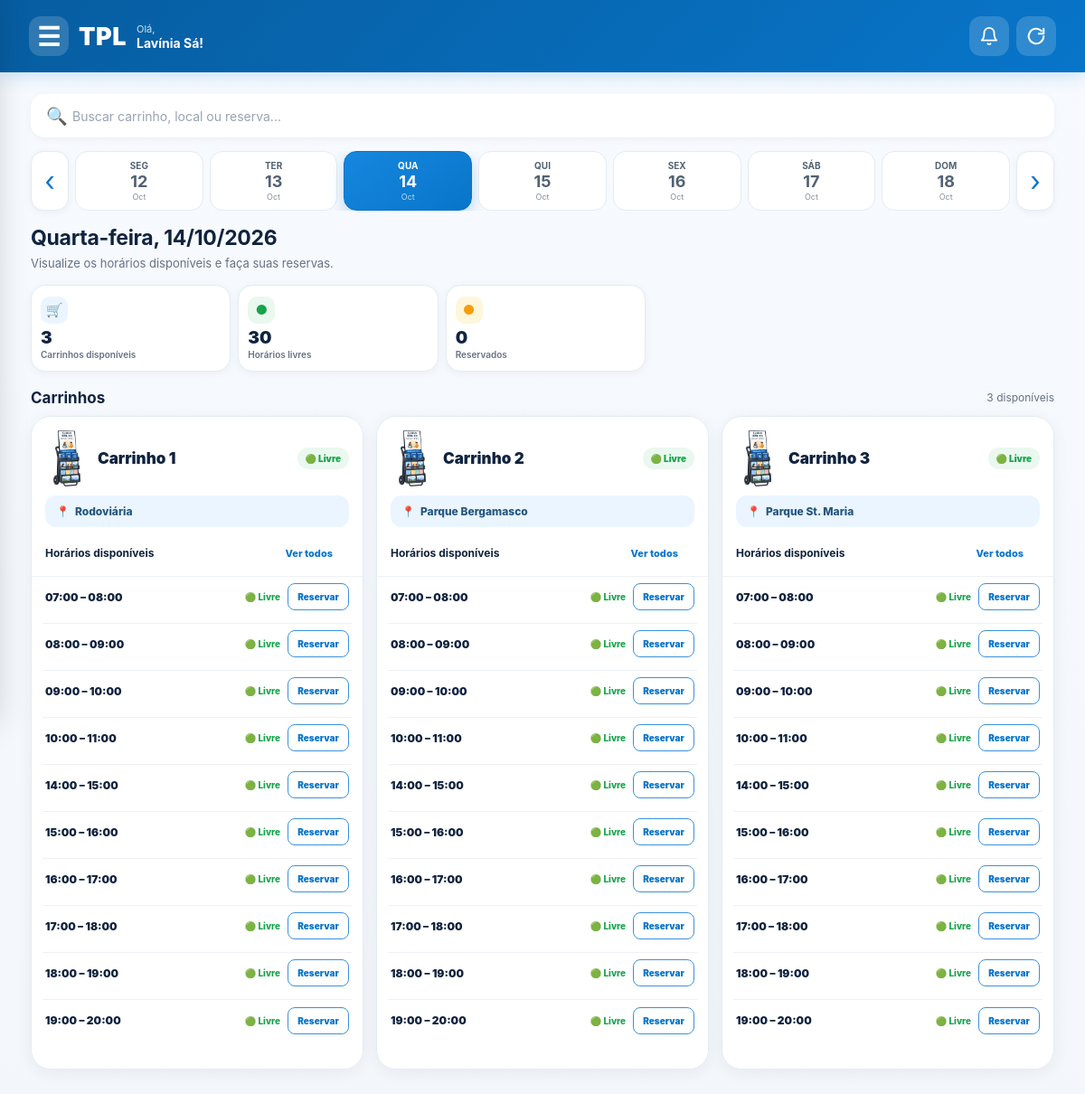
The app's page /?data=2026-10-14 (signed in), older data.
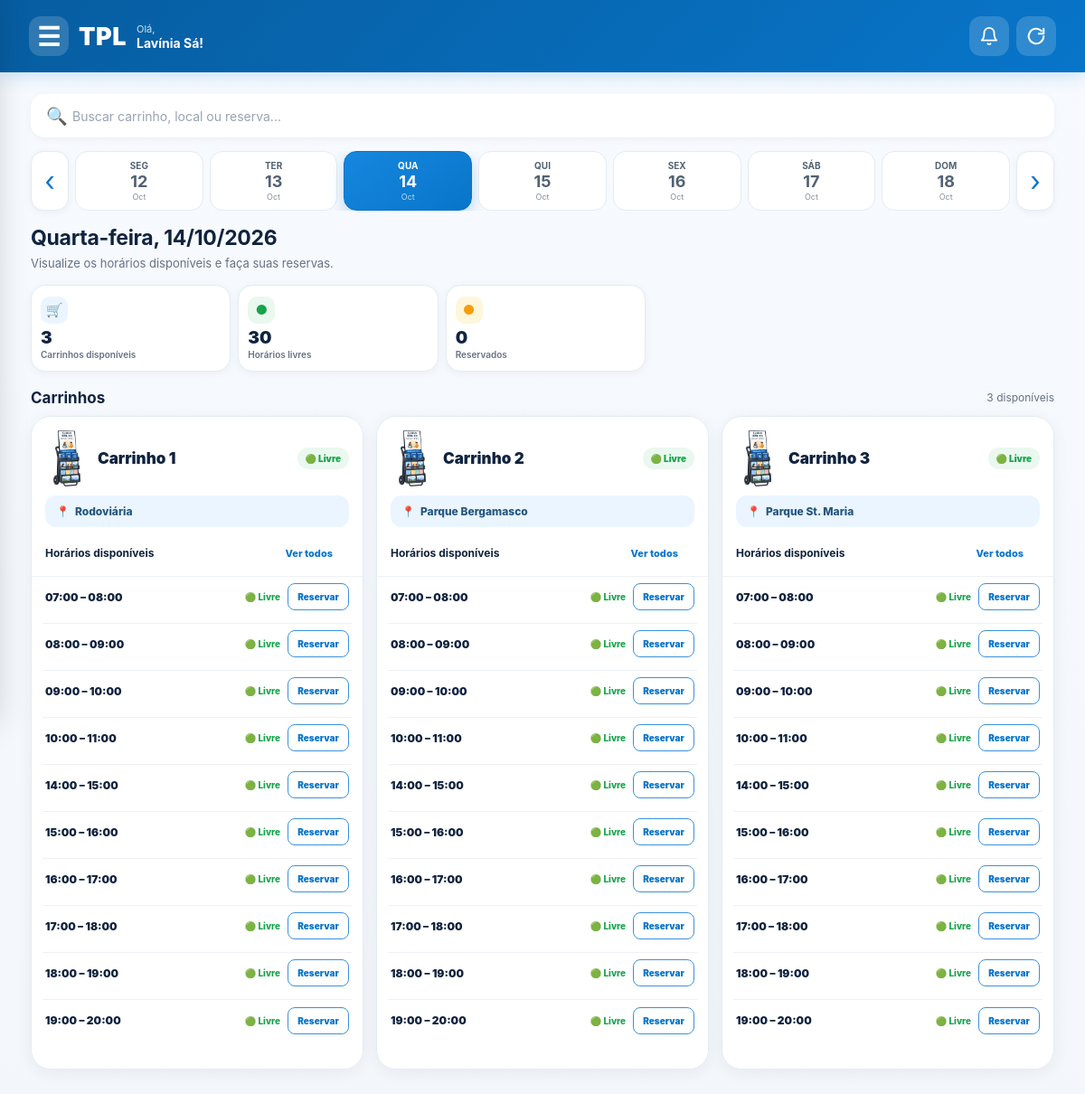
The same page, newer data.
### app/models.py (models this page shows, shortened)
class Usuario(db.Model):
    id = db.Column(
        db.Integer,
        primary_key=True
    )
    nome = db.Column(
        db.String(100),
        nullable=False
    )
    email = db.Column(
        db.String(120),
        unique=True,
        nullable=False
    )
    senha = db.Column(
        db.String(200),
        nullable=False
    )
    tipo = db.Column(
        db.String(20),
        default="IRMAO"
    )
    ativo = db.Column(
        db.Boolean,
        default=True
    )
    @property
    def is_authenticated(self):
        return True

class Carrinho(db.Model):
    id = db.Column(
        db.Integer,
        primary_key=True
    )
    nome = db.Column(
        db.String(50),
        nullable=False
    )
    ativo = db.Column(
        db.Boolean,
        default=True
    )

class Local(db.Model):
    id = db.Column(
        db.Integer,
        primary_key=True
    )
    nome = db.Column(
        db.String(100),
        nullable=False
    )
    ativo = db.Column(
        db.Boolean,
        default=True
    )

class Programacao(db.Model):
    id = db.Column(
        db.Integer,
        primary_key=True
    )
    data = db.Column(
        db.Date,
        nullable=False
    )
    hora_inicio = db.Column(
        db.Time,
        nullable=False
    )
    hora_fim = db.Column(
        db.Time,
        nullable=False
    )
    carrinho_id = db.Column(
        db.Integer,
        db.ForeignKey("carrinho.id"),
        nullable=False
    )
    local_id = db.Column(
        db.Integer,
        db.ForeignKey("local.id"),
        nullable=False
    )
    quantidade_maxima = db.Column(
        db.Integer,
        default=3
    )
    carrinho = db.relationship(
        "Carrinho"
    )
    local = db.relationship(
        "Local"
    )

### app/routes.py (the view)
@routes.route("/")
@login_required
def agenda():
    hoje = hoje_sao_paulo()
    data_parametro = request.args.get("data")
    try:
        data_selecionada = (
            date.fromisoformat(data_parametro)
            if data_parametro
            else hoje
        )
    except ValueError:
        data_selecionada = hoje
    garantir_programacao_do_dia(data_selecionada)
    segunda = data_selecionada - timedelta(
        days=data_selecionada.weekday()
    )
    nomes_dias = ["SEG", "TER", "QUA", "QUI", "SEX", "SÁB", "DOM"]
    dias_semana = [
        {
            "data": segunda + timedelta(days=i),
            "nome": nomes_dias[i]
        }
        for i in range(7)
    ]
    programacoes = (
        Programacao.query
        .filter_by(data=data_selecionada)
        .order_by(
            Programacao.carrinho_id,
            Programacao.hora_inicio
        )
        .all()
    )
    carrinhos = {}
    for programacao in programacoes:
        numero = programacao.carrinho_id
        if numero not in carrinhos:
            carrinhos[numero] = {
                "carrinho": programacao.carrinho,
                "local": programacao.local,
                "horarios": []
            }
        reservas = reservas_no_horario(
            programacao.data,
            programacao.hora_inicio,
            programacao.hora_fim,
            programacao.carrinho_id
        )
        nomes = []
        for reserva in reservas:
            nomes.extend(pessoas_da_reserva(reserva))
        total = len(nomes)
        carrinhos[numero]["horarios"].append({
            "programacao": programacao,
            "nomes": nomes,
            "total": total,
            "vagas": max(programacao.quantidade_maxima - total, 0),
            "reservas": reservas,
            "reserva": reservas[0] if reservas else None
        })
    return render_template(
        "agenda.html",
        carrinhos=list(carrinhos.values()),
        dias_semana=dias_semana,
        data_selecionada=data_selecionada,
        hoje=hoje,
        segunda=segunda,
        timedelta=timedelta,
        reservas_calendario=dados_do_calendario()
    )

### app/templates/agenda.html (shortened to what this page needs)
<!DOCTYPE html>
<html lang="pt-BR">
<head>
    <link rel="stylesheet" href="{{ url_for('static', filename='css/style.css') }}">
</head>
<body>
<header class="app-header">
    <div class="header-main">
        <div class="header-left">
            <button
                type="button"
                class="menu-button"
                onclick="abrirMenu()"
                aria-label="Abrir menu"
            >
                ☰
            </button>
            <div class="header-logo">TPL</div>
            {% if current_user.is_authenticated %}
            <div class="header-greeting">
                <small>Olá,</small>
                <strong>{{ current_user.nome }}!</strong>
            </div>
            {% endif %}
        </div>
        <div class="header-actions">
            <button
                type="button"
                class="notification-button"
                id="notificationButton"
                aria-label="Notificações"
            >
                <svg viewBox="0 0 24 24" fill="none" stroke="currentColor"
                     stroke-width="2" stroke-linecap="round" stroke-linejoin="round">
                    <path d="M18 8a6 6 0 0 0-12 0c0 7-3 9-3 9h18s-3-2-3-9"/>
                    <path d="M13.7 21a2 2 0 0 1-3.4 0"/>
                </svg>
            </button>
            <button
                type="button"
                class="refresh-button"
                id="refreshButton"
                aria-label="Atualizar página"
                title="Atualizar página"
            >
                <svg viewBox="0 0 24 24" fill="none" stroke="currentColor"
                     stroke-width="2.2" stroke-linecap="round" stroke-linejoin="round">
                    <path d="M21 12a9 9 0 1 1-2.64-6.36"/>
                    <path d="M21 3v6h-6"/>
                </svg>
            </button>
        </div>
    </div>
</header>
<main class="page">
    <div class="search-box">
        <span class="search-icon">🔍</span>
        <input
            type="search"
            id="searchInput"
            placeholder="Buscar carrinho, local ou reserva..."
            autocomplete="off"
        >
    </div>
    <section id="agendaSection">
        <div class="date-section">
            <div class="date-row">
                <a
                    class="date-arrow"
                    href="{{ url_for('routes.agenda', data=(segunda - timedelta(days=1)).isoformat()) }}"
                    aria-label="Semana anterior"
                >
                    ‹
                </a>
                <div class="dates">
                    {% for dia in dias_semana %}
                    <a
                        href="{{ url_for('routes.agenda', data=dia.data.isoformat()) }}"
                        class="date-card {% if dia.data == data_selecionada %}active{% endif %}"
                    >
                        <span>{{ dia.nome }}</span>
                        <strong>{{ dia.data.day }}</strong>
                        <small>{{ dia.data.strftime('%b') }}</small>
                    </a>
                    {% endfor %}
                </div>
                <a
                    class="date-arrow"
                    href="{{ url_for('routes.agenda', data=(segunda + timedelta(days=7)).isoformat()) }}"
                    aria-label="Próxima semana"
                >
                    ›
                </a>
            </div>
        </div>
        <section class="day-heading">
            {% set nomes_completos = {
                0: "Segunda-feira",
                1: "Terça-feira",
                2: "Quarta-feira",
                3: "Quinta-feira",
                4: "Sexta-feira",
                5: "Sábado",
                6: "Domingo"
            } %}
            <h1>
                {{ nomes_completos[data_selecionada.weekday()] }},
                {{ data_selecionada.strftime('%d/%m/%Y') }}
            </h1>
            <p>Visualize os horários disponíveis e faça suas reservas.</p>
        </section>
        {% set carrinhos_disponiveis = namespace(total=0) %}
        {% set horarios_livres = namespace(total=0) %}
        {% set horarios_reservados = namespace(total=0) %}
        {% for item in carrinhos %}
            {% set possui_vaga = namespace(valor=False) %}
            {% for horario in item.horarios %}
                {% if horario.total < horario.programacao.quantidade_maxima %}
                    {% set possui_vaga.valor = True %}
                {% endif %}
                {% if horario.total == 0 %}
                    {% set horarios_livres.total = horarios_livres.total + 1 %}
                {% else %}
                    {% set horarios_reservados.total = horarios_reservados.total + 1 %}
                {% endif %}
            {% endfor %}
            {% if possui_vaga.valor %}
                {% set carrinhos_disponiveis.total = carrinhos_disponiveis.total + 1 %}
            {% endif %}
        {% endfor %}
        {% set total_carrinhos = carrinhos_disponiveis.total %}
        <section class="stats">
            <div class="stat blue">
                <div class="stat-icon">🛒</div>
                <div class="stat-number">{{ total_carrinhos }}</div>
                <div class="stat-label">Carrinhos disponíveis</div>
            </div>
            <div class="stat green">
                <div class="stat-icon">●</div>
                <div class="stat-number">{{ horarios_livres.total }}</div>
                <div class="stat-label">Horários livres</div>
            </div>
            <div class="stat yellow">
                <div class="stat-icon">●</div>
                <div class="stat-number">{{ horarios_reservados.total }}</div>
                <div class="stat-label">Reservados</div>
            </div>
        </section>
        <div class="section-title">
            <h2>Carrinhos</h2>
            <span>{{ total_carrinhos }} disponíveis</span>
        </div>
        {% if carrinhos %}
        <div class="carts-grid">
            {% for item in carrinhos %}
            {% set uso_atual = namespace(uso=None) %}
            {% set existe_reserva = namespace(valor=False) %}
            {% for horario_cabecalho in item.horarios %}
                {% if horario_cabecalho.reserva %}
                    {% set reserva = horario_cabecalho.reserva %}
                    {% set existe_reserva.valor = True %}
                    {% for uso in reserva.uso_carrinho %}
                        {% if uso.checkout_em is none %}
                            {% set uso_atual.uso = uso %}
                        {% endif %}
                    {% endfor %}
                {% endif %}
            {% endfor %}
            <article
                class="cart-card"
                data-cart-name="{{ item.carrinho.nome }}"
                data-location="{{ item.local.nome }}"
            >
                <div class="cart-header">
                    <div class="cart-title-row">
                        <div class="cart-title">
                            <img
                                src="{{ url_for('static', filename='imagens/carrinho_tpl.png') }}"
                                alt="Carrinho"
                                class="cart-image"
                            >
                            <div>
                                <h3>{{ item.carrinho.nome }}</h3>
                            </div>
                        </div>
                        {% if uso_atual.uso %}
                        <span class="cart-status status-use">🔵 Em uso</span>
                        {% elif existe_reserva.valor %}
                        <span class="cart-status status-reserved">🟡 Reservado</span>
                        {% else %}
                        <span class="cart-status status-free">🟢 Livre</span>
                        {% endif %}
                    </div>
                </div>
                <div class="cart-location">
                    📍
                    <span>{{ item.local.nome }}</span>
                </div>
                <div class="schedule-header">
                    <strong>Horários disponíveis</strong>
                    <button type="button" class="show-all">Ver todos</button>
                </div>
                <div class="schedule-list">
                    {% for horario in item.horarios %}
                    <div
                        class="schedule-row"
                        data-time="{{ horario.programacao.hora_inicio.strftime('%H:%M') }}"
                    >
                        <div class="schedule-time">
                            {{ horario.programacao.hora_inicio.strftime('%H:%M') }}
                            –
                            {{ horario.programacao.hora_fim.strftime('%H:%M') }}
                        </div>
                        <div class="schedule-status">
                            {% if horario.total >= horario.programacao.quantidade_maxima %}
                                <span class="schedule-status full">🔴 Lotado</span>
                            {% elif horario.total > 0 %}
                                <span class="schedule-status reserved">🟡 Reservado</span>
                            {% else %}
                                <span class="schedule-status free">🟢 Livre</span>
                            {% endif %}
                        </div>
                        <div>
                            {% if horario.reserva %}
                                {% if current_user.tipo == "ADMIN" or horario.reserva.usuario_id == current_user.id %}
                                <form
                                    method="POST"
                                    action="{{ url_for('routes.excluir_reserva', reserva_id=horario.reserva.id) }}"
                                    onsubmit="return confirm('Deseja realmente excluir esta reserva?');"
                                >
                                    <button type="submit" class="delete-button">
                                        Excluir
                                    </button>
                                </form>
                                {% else %}
                                <span class="exclusive" style="background:#fff6dc;color:#b76e00;">
                                    Reservado
                                </span>
                                {% endif %}
                            {% elif data_selecionada < hoje %}
                                <span class="exclusive">Encerrado</span>
                            {% elif horario.total >= horario.programacao.quantidade_maxima %}
                                <span class="exclusive">Lotado</span>
                            {% else %}
                                <a
                                    href="{{ url_for('routes.participar', programacao_id=horario.programacao.id) }}"
                                    class="reserve-button"
                                >
                                    Reservar
                                </a>
                            {% endif %}
                        </div>
                    </div>
                    {% endfor %}
                </div>
                <div
                    class="cart-actions"
                    data-data-selecionada="{{ data_selecionada.isoformat() }}"
                    style="padding: 10px 12px 14px;"
                >
                </div>
            </article>
            {% endfor %}
        </div>
        {% else %}
        <div class="empty-state">
            <div class="empty-icon">📅</div>
            <strong>Nenhum horário cadastrado</strong>
            <p>Não há programação para este dia.</p>
        </div>
        {% endif %}
    </section>
</main>
</body>
</html>

Row changes from the older to the newer data that the page shows:
added Programacao: programacao.hora_inicio "07:00", programacao.hora_fim "08:00"
added Programacao: programacao.hora_inicio "08:00", programacao.hora_fim "09:00"
added Programacao: programacao.hora_inicio "09:00", programacao.hora_fim "10:00"
added Programacao: programacao.hora_inicio "10:00", programacao.hora_fim "11:00"
added Programacao: programacao.hora_inicio "14:00", programacao.hora_fim "15:00"
added Programacao: programacao.hora_inicio "15:00", programacao.hora_fim "16:00"
added Programacao: programacao.hora_inicio "16:00", programacao.hora_fim "17:00"
added Programacao: programacao.hora_inicio "17:00", programacao.hora_fim "18:00"
added Programacao: programacao.hora_inicio "18:00", programacao.hora_fim "19:00"
added Programacao: programacao.hora_inicio "19:00", programacao.hora_fim "20:00"
added Programacao: programacao.hora_inicio "07:00", programacao.hora_fim "08:00"
added Programacao: programacao.hora_inicio "08:00", programacao.hora_fim "09:00"
added Programacao: programacao.hora_inicio "09:00", programacao.hora_fim "10:00"
added Programacao: programacao.hora_inicio "10:00", programacao.hora_fim "11:00"
added Programacao: programacao.hora_inicio "14:00", programacao.hora_fim "15:00"
added Programacao: programacao.hora_inicio "15:00", programacao.hora_fim "16:00"
added Programacao: programacao.hora_inicio "16:00", programacao.hora_fim "17:00"
added Programacao: programacao.hora_inicio "17:00", programacao.hora_fim "18:00"
added Programacao: programacao.hora_inicio "18:00", programacao.hora_fim "19:00"
added Programacao: programacao.hora_inicio "19:00", programacao.hora_fim "20:00"
added Programacao: programacao.hora_inicio "07:00", programacao.hora_fim "08:00"
added Programacao: programacao.hora_inicio "08:00", programacao.hora_fim "09:00"
added Programacao: programacao.hora_inicio "09:00", programacao.hora_fim "10:00"
added Programacao: programacao.hora_inicio "10:00", programacao.hora_fim "11:00"
added Programacao: programacao.hora_inicio "14:00", programacao.hora_fim "15:00"
added Programacao: programacao.hora_inicio "15:00", programacao.hora_fim "16:00"
added Programacao: programacao.hora_inicio "16:00", programacao.hora_fim "17:00"
added Programacao: programacao.hora_inicio "17:00", programacao.hora_fim "18:00"
added Programacao: programacao.hora_inicio "18:00", programacao.hora_fim "19:00"
added Programacao: programacao.hora_inicio "19:00", programacao.hora_fim "20:00"
Text that changed along with them:
list line gone: "07:00 08:00 08:00 09:00 09:00 10:00 10:00 11:00 14:00 15:00 15:00 16:00 16:00 17:00 17:00 18:00 18:00 19:00 19:00 20:00"
